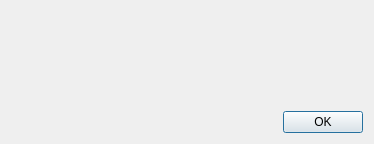
<?xml version="1.0" encoding="UTF-8"?>
<ui version="4.0">
 <class>CAboutDlg</class>
 <widget class="QDialog" name="CAboutDlg">
  <property name="windowModality">
   <enum>Qt::NonModal</enum>
  </property>
  <property name="geometry">
   <rect>
    <x>0</x>
    <y>0</y>
    <width>374</width>
    <height>144</height>
   </rect>
  </property>
  <property name="sizePolicy">
   <sizepolicy hsizetype="Preferred" vsizetype="Preferred">
    <horstretch>0</horstretch>
    <verstretch>0</verstretch>
   </sizepolicy>
  </property>
  <property name="windowTitle">
   <string>About JTDX</string>
  </property>
  <layout class="QVBoxLayout" name="verticalLayout">
   <item>
    <layout class="QHBoxLayout" name="horizontalLayout_2">
     <item>
      <widget class="QLabel" name="labelTxt">
       <property name="text">
        <string/>
       </property>
       <property name="alignment">
        <set>Qt::AlignCenter</set>
       </property>
      </widget>
     </item>
    </layout>
   </item>
   <item>
    <spacer name="verticalSpacer">
     <property name="orientation">
      <enum>Qt::Vertical</enum>
     </property>
     <property name="sizeHint" stdset="0">
      <size>
       <width>20</width>
       <height>40</height>
      </size>
     </property>
    </spacer>
   </item>
   <item>
    <layout class="QHBoxLayout" name="horizontalLayout">
     <item>
      <spacer name="horizontalSpacer">
       <property name="orientation">
        <enum>Qt::Horizontal</enum>
       </property>
       <property name="sizeHint" stdset="0">
        <size>
         <width>40</width>
         <height>20</height>
        </size>
       </property>
      </spacer>
     </item>
     <item>
      <widget class="QPushButton" name="okButton">
       <property name="text">
        <string>OK</string>
       </property>
      </widget>
     </item>
    </layout>
   </item>
  </layout>
 </widget>
 <resources/>
 <connections>
  <connection>
   <sender>okButton</sender>
   <signal>clicked()</signal>
   <receiver>CAboutDlg</receiver>
   <slot>accept()</slot>
   <hints>
    <hint type="sourcelabel">
     <x>321</x>
     <y>120</y>
    </hint>
    <hint type="destinationlabel">
     <x>186</x>
     <y>71</y>
    </hint>
   </hints>
  </connection>
 </connections>
</ui>
